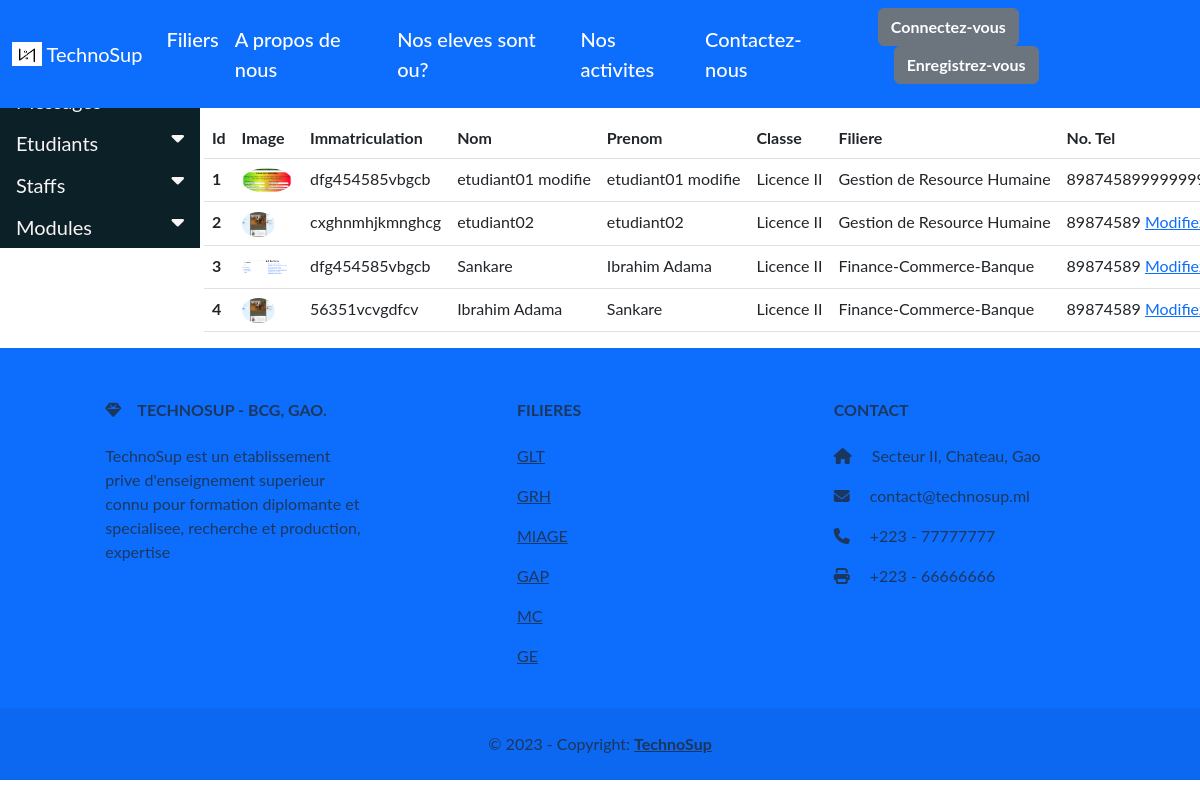
Page /hod/student/view_students on the earlier database version.
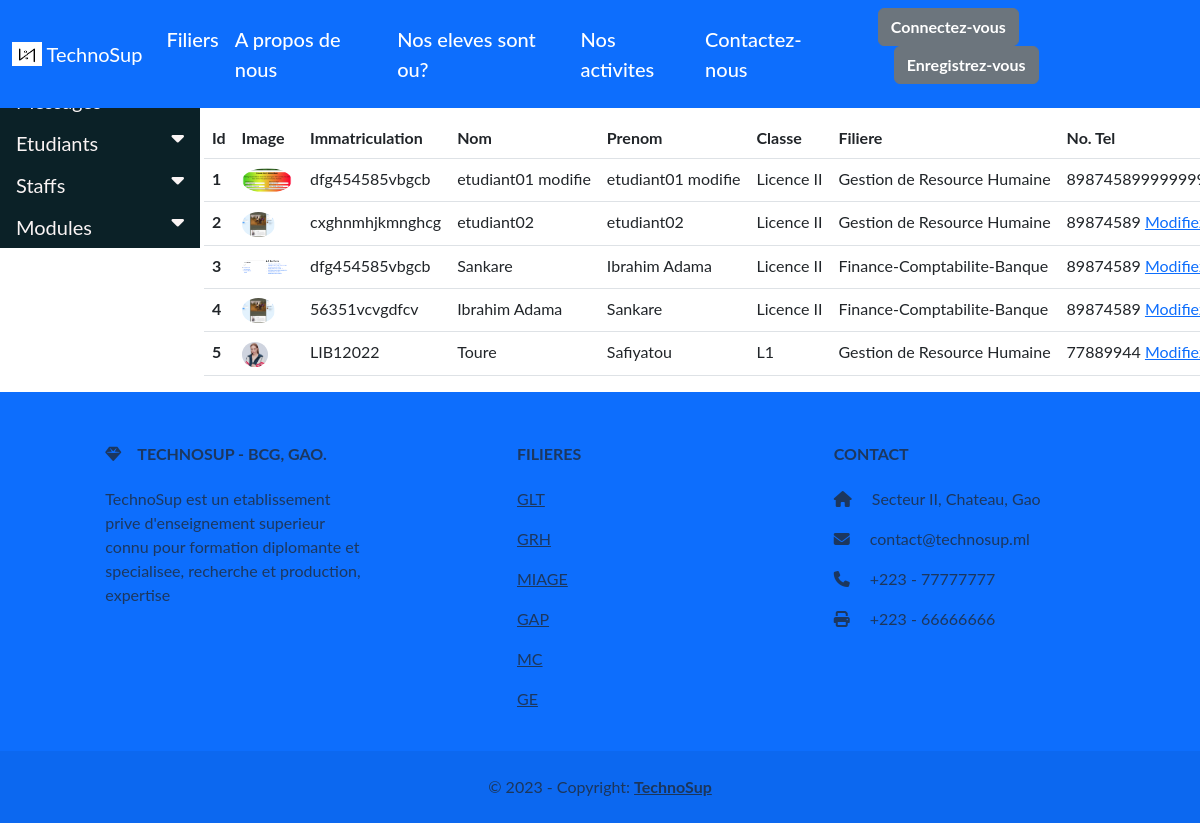
Same page on the later database version.
### app/models.py (models this page shows, shortened)
class Student(models.Model):
    user = models.OneToOneField(CustomUser, on_delete=models.CASCADE)
    sexe = models.CharField(max_length=100)
    telephone_etudiant = models.IntegerField(null=True, blank=True)
    telephone_parent = models.IntegerField(null=True, blank=True)
    adresse = models.TextField(null=True, blank=True)
    image = models.ImageField(upload_to='student_image', default='student_default_image.png')
    date_de_naissance = models.CharField(max_length=25, null=True, blank=True) # use charfield
    immatriculation = models.CharField(max_length=20)
    classe = models.CharField(
        choices = (
            ('L1', 'Licence I'),
            ('L2', 'Licence II'),
            ('L3', 'Licence III'),
        ),
        max_length=15
    )
    filiere = models.ForeignKey(Filiere, on_delete=models.CASCADE)
    promotion = models.ForeignKey(Promotion, on_delete=models.CASCADE)
    modules = models.ManyToManyField(Module, blank=True)
    date_inscription = models.DateField(auto_now_add=True)
    date_dernier_modification = models.DateField(auto_now_add=True) # should appear some where on the admin and profile page

class CustomUser(AbstractUser):
    USER = (
        ('ADMIN', 'ADMIN'),
        ('STAFF', 'STAFF'),
        ('STUDENT', 'STUDENT'),
    )
    user_type = models.CharField(choices=USER, max_length=50, default='ADMIN')

class Filiere(models.Model):
    nom = models.CharField(max_length=100)
    nom_abregee = models.CharField(max_length=100)
    date_cree = models.DateTimeField(auto_now_add=True)
    modules = models.ManyToManyField('Module', blank=True)
    date_modifie = models.DateTimeField(auto_now=True)

### app/hod_views.py (the view)
# urls.py: path('hod/student/view_students', hod_views.view_students, name='view-students'),
def view_students(request):
    students = Student.objects.all()
    context = {
        'students': students
    }
    return render(request, 'hod/view_students.html', context)

### templates/hod/view_students.html (shortened to what this page needs)
{% extends "base.html" %}
{% block content %}
<div class="">
    <div class="row">
        <div class="col-2">
            {% include "includes/sidebar.html" %}
        </div>
        <div class="col-10">
            <h3 class="text-center pt-3 font-weight-bolder"><u>Liste des etudiants actives</u></h3>
            <div class="table-responsive text-nowrap">
                <table class="table">
                    <thead>
                        <tr>
                            <th scope="col">Id</th>
                            <th scope="col">Image</th>
                            <th scope="col">Immatriculation</th>
                            <th scope="col">Nom</th>
                            <th scope="col">Prenom</th>
                            <th scope="col">Classe</th>
                            <th scope="col">Filiere</th>
                            <th scope="col">No. Tel</th>
                        </tr>
                    </thead>
                    <tbody>
                        {% for student in students %}
                        <tr>
                            <th scope="row">{{ forloop.counter }}</th>
                            <td>
                                <img src="{{ student.image.url }}" alt="" class="rounded-circle" style="height: 25px">
                            </td>
                            <td>{{ student.immatriculation }}</td>
                            <td>{{ student.user.first_name }}</td>
                            <td>{{ student.user.last_name }}</td>
                            <td>{{ student.classe }}</td>
                            <td>{{ student.filiere.nom }}</td>
                            <td>
                                {{ student.telephone_etudiant }}
                                <a href="{% url 'edit-student' student.id %}">Modifiez</a>
                            </td>
                        </tr>
                        {% endfor %}
                    </tbody>
                </table>
            </div>
        </div>
    </div>
</div>
{% endblock content %}

Differences in the rows shown:
changed through a linked row, Student (number 3 of 5 on the later page): filiere.nom "Finance-Commerce-Banque" → "Finance-Comptabilite-Banque"
changed through a linked row, Student "56351vcvgdfcv": filiere.nom "Finance-Commerce-Banque" → "Finance-Comptabilite-Banque"
added Student: image (picture), immatriculation "LIB12022", user.first_name "Toure", user.last_name "Safiyatou", classe "L1", filiere.nom "Gestion de Resource Humaine", telephone_etudiant "77889944"
